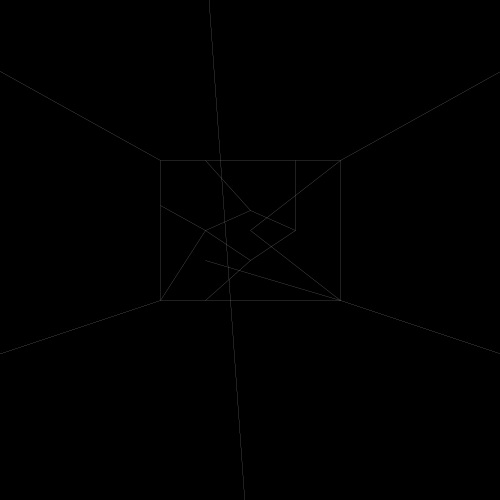
Frame 1 (no input)
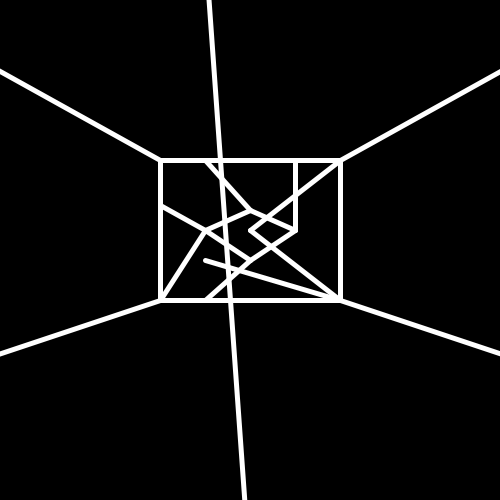
Frame 60 (the mouse pressed at the canvas centre just before this capture)
Frame 120 (the mouse held since frame 60 and released just before this capture): identical to frame 60, image omitted

The Processing sketch that drew these frames (run headless with seeded random() and noise(); from frame 60 on, the mouse is pressed at the canvas centre):

// Processing sketch: processing_56667
// ── processing_56667.pde

int h;
int h1;
int w;
int x;
int y;
int sw;
void setup (){
  size(500,500);
  h=70;
  h1=50;
  w=45;
  x=160;
  y=160;
  }

void draw (){
  background(0);
  stroke (255);
  strokeWeight (sw);
  line (x,y+w,x+w,y+h);
  line (x+w,y+h,x,y+h*2);
  line (x+w,y+h*2,x+w*2,y+h1*2);
  line (x+w,y+h1*2,x+w*4,y+h*2);
  line (x+w*4,y+h*2,x+w*2,y+h);
  line (x+w*3,y+h,x+w*3,y);
  line (x+w*4,y,x+w*2,y+h);
  line (x+w*2,y+h1,x+w,y);

  
 line (x+w,y+h,x+w*2,y+h1);
 line (x+w*2,y+h1,x+w*3,y+h);
 line (x+w*3,y+h,x+w*2,y+h1*2);
 line (x+w,y+h,x+w*2,y+h1*2);
 
 line (x,y,x+w*4,y);
 line (x,y,x,y+h*2);
 line (x,y+h*2,x+w*4,y+h*2);
 line (x+w*4,y+h*2,x+w*4,y);
 
 line (x+w*1,y-h*3,x+w*2,y+h*6);


 line (x,y,x-w*4,y-h1*2);
 line (x+w*4,y,x+w*8,y-h1*2);
 line (x,y+h*2,x-w*4,y+h1*4);
 line (x+w*4,y+h*2,x+w*8,y+h1*4); 

  if (sw<5){
  sw=sw+1;}

}
